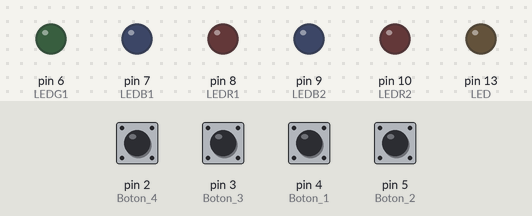
Recording of a sketch running on a simulated Arduino Uno, built with avr-gcc and run on an emulated ATmega328P. On the bench: output pins drawn as LEDs (lit = HIGH). Dashed ring = blinking. The test bench sets the inputs (shaded band); at power-on: pin 2 (Boton_4), pin 3 (Boton_3), pin 4 (Boton_1), pin 5 (Boton_2) HIGH.

Above: at 1.2 s.
1.3 s: pin 4 (Boton_1) pulled LOW for 1 s
At 3.6 s:
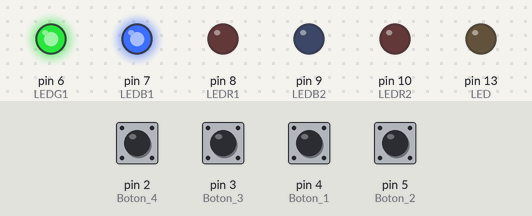
3.9 s: pin 2 (Boton_4) pulled LOW for 1 s
At 4.27 s:
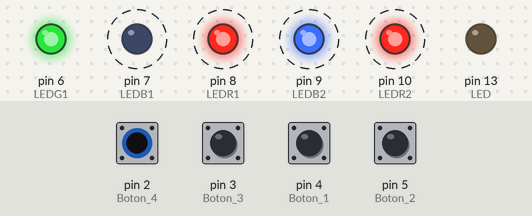
6.4 s: pin 5 (Boton_2) pulled LOW for 0.15 s
At 7.8 s:
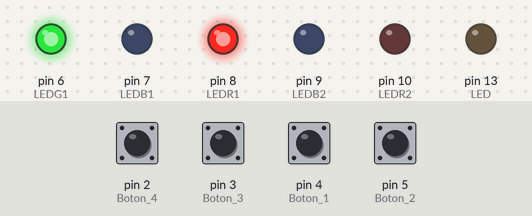
8.1 s: pin 2 (Boton_4) pulled LOW for 0.15 s
At 9.3 s:
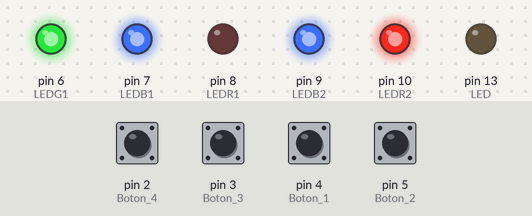
9.8 s: pin 4 (Boton_1) pulled LOW for 0.15 s
At 10.6 s:
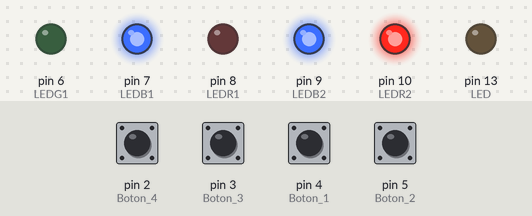
11.5 s: pin 5 (Boton_2) pulled LOW for 1 s
At 13.7 s:
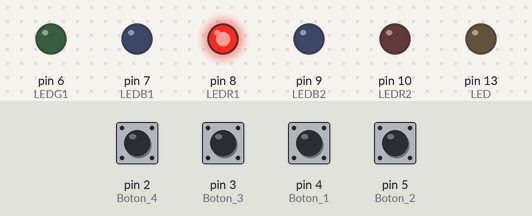
Timing chart, 0 to 15.1 s (numbered marks = the images above; inputs shaded):
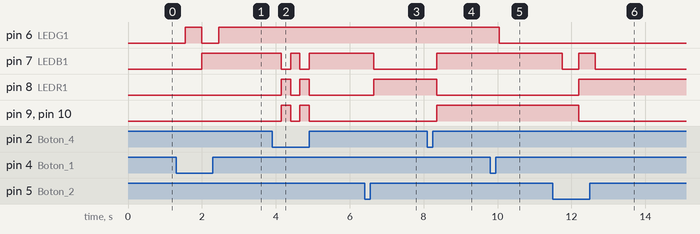

The sketch:

taller_1_yader_siezar_1.ino
```cpp
// Leds rgb
int LEDG1 = 6;
int LEDB1 = 7;
int LEDR1 = 8;
int LEDB2 = 9;
int LEDR2 = 10;
// Led normal
int LED = 13;
// otros valores
int numero = 0;
int cont_temp= 0;
bool negativos = false;
// Botones
int Boton_2 = 5;
int Boton_1 = 4;
int Boton_3 = 3;
int Boton_4 = 2;


void setup(){
	pinMode(LEDG1,OUTPUT);
  	pinMode(LEDB1,OUTPUT);
  	pinMode(LEDR1,OUTPUT);
  	pinMode(LEDB2,OUTPUT);
  	pinMode(LEDR2,OUTPUT);
  	pinMode( LED ,OUTPUT);
  	pinMode(Boton_1,INPUT);
    pinMode(Boton_2,INPUT);
    pinMode(Boton_3,INPUT);
    pinMode(Boton_4,INPUT);

  	Serial.begin( 9600 );
}


void loop(){
  	if ( digitalRead ( Boton_1 ) == LOW ){
      	suma1();
      	delay(200);
  	}
  	if ( digitalRead ( Boton_2 ) == LOW ){
      	suma2();
      	delay(200);
  	}
  	if ( digitalRead ( Boton_3 ) == LOW ){
      	reiniciar();
      	delay(1000);
  	}
  	if ( digitalRead ( Boton_4 ) == LOW ){
      if(negativos==false){
      		negativos= true;
      }
      else{
        	negativos= false;
      }
      escribir_N();
    }
}


int suma1(){
  numero = numero + 1;
  escribir_N();
}


int suma2(){
  numero = numero + 2;
  escribir_N();
}


int reiniciar(){
  	numero = 0;
  	digitalWrite(6,LOW);
  	digitalWrite(7,LOW);
  	digitalWrite(8,LOW);
  	digitalWrite(9,LOW);
  	digitalWrite(10,LOW);
  	digitalWrite(13,LOW);
}


int escribir_N()
{
  delay(250);
  cont_temp=numero;

  if (numero>15){
   	digitalWrite(13,HIGH);

  } else if(cont_temp>0) {

      if (negativos==false){

    	for (int led=6; led<=10;led++){
      		digitalWrite(led,(cont_temp%2));
     		cont_temp/=2;
    	}
      } else {
        cont_temp= cont_temp-1;
        for (int led=6; led<=10;led++) {
          if((cont_temp%2)==1){
          	digitalWrite(led,0);
     		cont_temp/=2;
          } else {
            digitalWrite(led,1);
     		cont_temp/=2;
          	}
          if (numero>=9)
            digitalWrite(10,LOW);

      	 }
      }
  }
}
```

Measured:
- after the input at 1.3 s, pin 6 (LEDG1): LOW → HIGH after 0.25 s, → LOW 0.45 s later, → HIGH 0.45 s later; pin 7 (LEDB1): LOW → HIGH after 0.70 s
- after the input at 3.9 s, pin 7 (LEDB1): alternates HIGH for 0.25 s and LOW for 0.25 s, 4 changes in all, then stays HIGH, starting after 0.25 s; pin 8 (LEDR1), pin 9 (LEDB2), pin 10 (LEDR2): alternates HIGH for 0.25 s and LOW for 0.25 s, 4 changes in all, then stays LOW, starting after 0.25 s
- after the input at 6.4 s, pin 7 (LEDB1): HIGH → LOW after 0.25 s; pin 8 (LEDR1): LOW → HIGH after 0.25 s
- after the input at 8.1 s, pin 7 (LEDB1), pin 9 (LEDB2), pin 10 (LEDR2): LOW → HIGH after 0.25 s; pin 8 (LEDR1): HIGH → LOW after 0.25 s
- after the input at 9.8 s, pin 6 (LEDG1): HIGH → LOW after 0.25 s
- after the input at 11.5 s, pin 7 (LEDB1): HIGH → LOW after 0.25 s, → HIGH 0.45 s later, → LOW 0.45 s later; pin 8 (LEDR1): LOW → HIGH after 0.70 s; pin 9 (LEDB2), pin 10 (LEDR2): HIGH → LOW after 0.70 s
